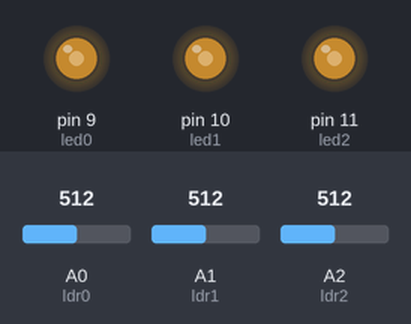
Recording of a sketch running on a simulated Arduino Uno, built with avr-gcc and run on an emulated ATmega328P. On the bench: output pins drawn as LEDs (lit = HIGH). The inputs (shaded band) are chosen by the test bench; at power-on: A0 (ldr0) = 512, A1 (ldr1) = 512, A2 (ldr2) = 512.

Above: at 1.2 s.
1.3 s: A0 (ldr0) set to 716
At 1.8 s:
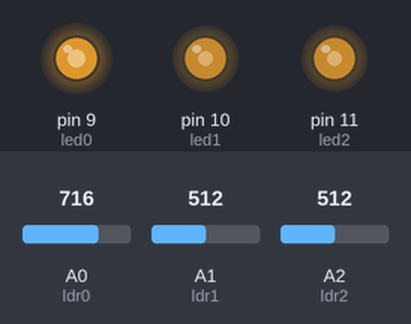
2.8 s: A1 (ldr1) set to 716
At 4.0 s:
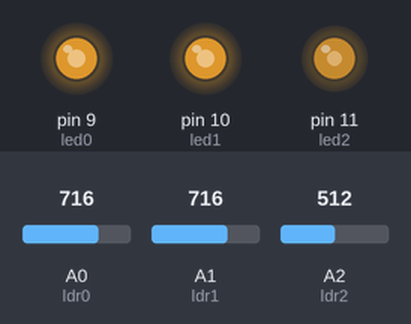
4.3 s: A2 (ldr2) set to 306
At 5.3 s:
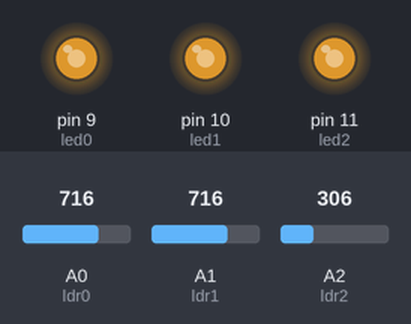
5.8 s: A0 (ldr0) set to 900
At 6.4 s:
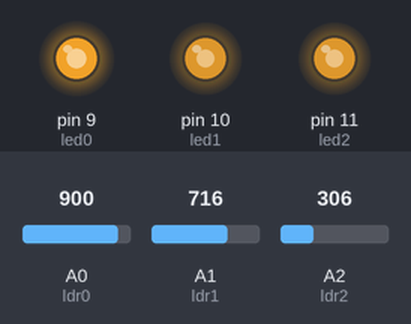
7.3 s: A1 (ldr1) set to 900
At 7.6 s:
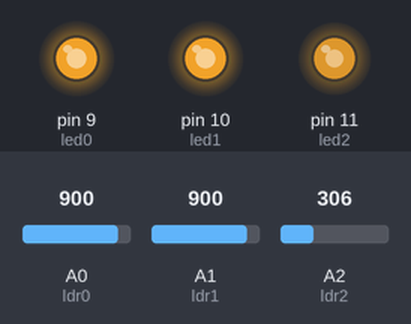
8.8 s: A2 (ldr2) set to 122
At 9.9 s:
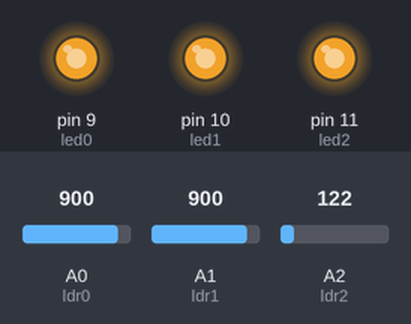
Timing chart, 0 to 11.3 s (numbered marks = the images above; inputs shaded):
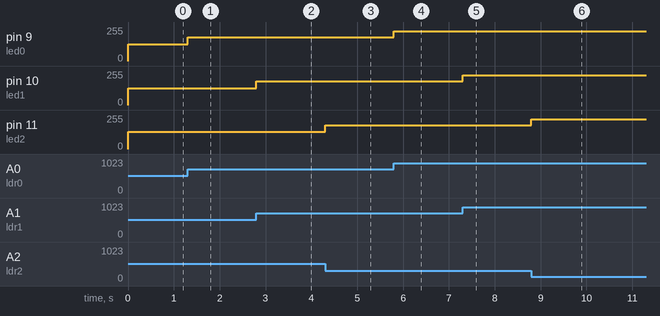

The sketch:

lector_de_llum_2.ino
```cpp
/**********************************************************************************
**                                                                               **
**                              Lector de Llum                                   **
**                                                                               **
**                                                                               **
**********************************************************************************/

//********** Includes *************************************************************

//********** Variables ************************************************************
const int ldr0 = A0;         // donar nom al pin A0 de l’Arduino
const int ldr1 = A1;         // donar nom al pin A1 de l’Arduino
const int ldr2 = A2;         // donar nom al pin A2 de l’Arduino
const int led0 = 9;
const int led1 = 10;
const int led2 = 11;


int valLdr0, valLdr1, valLdr2;     // per guardar valors del ldrs

//********** Setup ****************************************************************
void setup()
{
 pinMode(led0, OUTPUT);     // definir el pin 9 com una sortida
 pinMode(led1, OUTPUT);     // definir el pin 10 com una sortida
 pinMode(led2, OUTPUT);     // definir el pin 11 com una sortida
}

//********** Loop *****************************************************************
void loop()
{
  valLdr0 = analogRead(ldr0);   // llegir valor ldr0
  valLdr1 = analogRead(ldr1);   // llegir valor ldr1
  valLdr2 = analogRead(ldr2);   // llegir valor ldr2

  valLdr0 = map(valLdr0, 0, 1023, 0, 255);   // mapejar valor de 0-1023 a 0-255
  valLdr1 = map(valLdr1, 0, 1023, 0, 255);   // mapejar valor de 0-1023 a 0-255
  valLdr2 = map(valLdr2, 0, 1023, 255, 0);   // mapejar valor de 0-1023 a 0-255

  analogWrite(led0, valLdr0);    // actualitzar l'estat del led
  analogWrite(led1, valLdr1);    // actualitzar l'estat del led
  analogWrite(led2, valLdr2);    // actualitzar l'estat del led

}

//********** Funcions *************************************************************
```

Measured:
- after the input at 1.3 s, pin 9 (led0): 127/255 → 178/255 at once
- after the input at 2.8 s, pin 10 (led1): 127/255 → 178/255 at once
- after the input at 4.3 s, pin 11 (led2): 128/255 → 179/255 at once
- after the input at 5.8 s, pin 9 (led0): 178/255 → 224/255 at once
- after the input at 7.3 s, pin 10 (led1): 178/255 → 224/255 at once
- after the input at 8.8 s, pin 11 (led2): 179/255 → 225/255 at once
